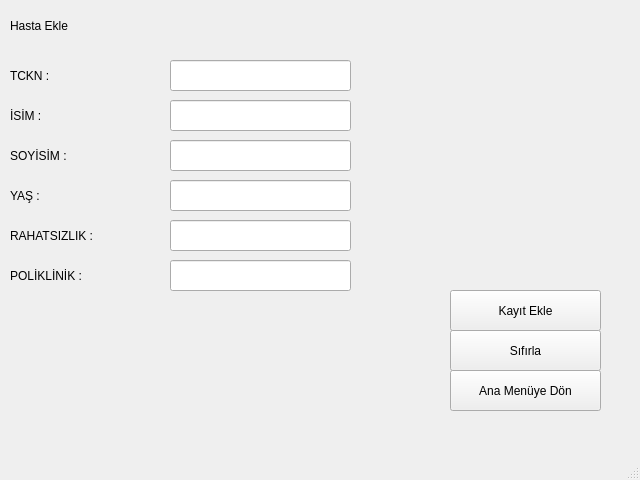
<?xml version="1.0" encoding="UTF-8"?>
<ui version="4.0">
 <class>KayitWindow</class>
 <widget class="QMainWindow" name="KayitWindow">
  <property name="geometry">
   <rect>
    <x>0</x>
    <y>0</y>
    <width>640</width>
    <height>480</height>
   </rect>
  </property>
  <property name="windowTitle">
   <string>MainWindow</string>
  </property>
  <widget class="QWidget" name="centralwidget">
   <widget class="QPushButton" name="kayit_BTN">
    <property name="geometry">
     <rect>
      <x>450</x>
      <y>290</y>
      <width>151</width>
      <height>41</height>
     </rect>
    </property>
    <property name="styleSheet">
     <string notr="true">font: 20pt &quot;.AppleSystemUIFont&quot;;</string>
    </property>
    <property name="text">
     <string>Kayıt Ekle</string>
    </property>
   </widget>
   <widget class="QPushButton" name="sifirla_BTN">
    <property name="geometry">
     <rect>
      <x>450</x>
      <y>330</y>
      <width>151</width>
      <height>41</height>
     </rect>
    </property>
    <property name="styleSheet">
     <string notr="true">font: 20pt &quot;.AppleSystemUIFont&quot;;</string>
    </property>
    <property name="text">
     <string>Sıfırla</string>
    </property>
   </widget>
   <widget class="QPushButton" name="anamenu_BTN">
    <property name="geometry">
     <rect>
      <x>450</x>
      <y>370</y>
      <width>151</width>
      <height>41</height>
     </rect>
    </property>
    <property name="styleSheet">
     <string notr="true">font: 16pt &quot;.AppleSystemUIFont&quot;;</string>
    </property>
    <property name="text">
     <string>Ana Menüye Dön</string>
    </property>
   </widget>
   <widget class="QLineEdit" name="tckn_Line">
    <property name="geometry">
     <rect>
      <x>170</x>
      <y>60</y>
      <width>181</width>
      <height>31</height>
     </rect>
    </property>
   </widget>
   <widget class="QLabel" name="label">
    <property name="geometry">
     <rect>
      <x>10</x>
      <y>10</y>
      <width>131</width>
      <height>31</height>
     </rect>
    </property>
    <property name="styleSheet">
     <string notr="true">font: 28pt &quot;.AppleSystemUIFont&quot;;</string>
    </property>
    <property name="text">
     <string>Hasta Ekle</string>
    </property>
   </widget>
   <widget class="QLabel" name="label_2">
    <property name="geometry">
     <rect>
      <x>10</x>
      <y>60</y>
      <width>101</width>
      <height>31</height>
     </rect>
    </property>
    <property name="styleSheet">
     <string notr="true">font: 22pt &quot;.AppleSystemUIFont&quot;;</string>
    </property>
    <property name="text">
     <string>TCKN :</string>
    </property>
   </widget>
   <widget class="QLabel" name="label_3">
    <property name="geometry">
     <rect>
      <x>10</x>
      <y>100</y>
      <width>101</width>
      <height>31</height>
     </rect>
    </property>
    <property name="styleSheet">
     <string notr="true">font: 22pt &quot;.AppleSystemUIFont&quot;;</string>
    </property>
    <property name="text">
     <string>İSİM :</string>
    </property>
   </widget>
   <widget class="QLineEdit" name="isim_Line">
    <property name="geometry">
     <rect>
      <x>170</x>
      <y>100</y>
      <width>181</width>
      <height>31</height>
     </rect>
    </property>
   </widget>
   <widget class="QLabel" name="label_4">
    <property name="geometry">
     <rect>
      <x>10</x>
      <y>140</y>
      <width>101</width>
      <height>31</height>
     </rect>
    </property>
    <property name="styleSheet">
     <string notr="true">font: 22pt &quot;.AppleSystemUIFont&quot;;</string>
    </property>
    <property name="text">
     <string>SOYİSİM :</string>
    </property>
   </widget>
   <widget class="QLineEdit" name="soyisim_Line">
    <property name="geometry">
     <rect>
      <x>170</x>
      <y>140</y>
      <width>181</width>
      <height>31</height>
     </rect>
    </property>
   </widget>
   <widget class="QLabel" name="label_5">
    <property name="geometry">
     <rect>
      <x>10</x>
      <y>180</y>
      <width>101</width>
      <height>31</height>
     </rect>
    </property>
    <property name="styleSheet">
     <string notr="true">font: 22pt &quot;.AppleSystemUIFont&quot;;</string>
    </property>
    <property name="text">
     <string>YAŞ :</string>
    </property>
   </widget>
   <widget class="QLineEdit" name="yas_Line">
    <property name="geometry">
     <rect>
      <x>170</x>
      <y>180</y>
      <width>181</width>
      <height>31</height>
     </rect>
    </property>
   </widget>
   <widget class="QLabel" name="label_6">
    <property name="geometry">
     <rect>
      <x>10</x>
      <y>220</y>
      <width>151</width>
      <height>31</height>
     </rect>
    </property>
    <property name="styleSheet">
     <string notr="true">font: 22pt &quot;.AppleSystemUIFont&quot;;</string>
    </property>
    <property name="text">
     <string>RAHATSIZLIK :</string>
    </property>
   </widget>
   <widget class="QLineEdit" name="rahatsizlik_Line">
    <property name="geometry">
     <rect>
      <x>170</x>
      <y>220</y>
      <width>181</width>
      <height>31</height>
     </rect>
    </property>
   </widget>
   <widget class="QLineEdit" name="polik_Line">
    <property name="geometry">
     <rect>
      <x>170</x>
      <y>260</y>
      <width>181</width>
      <height>31</height>
     </rect>
    </property>
   </widget>
   <widget class="QLabel" name="label_7">
    <property name="geometry">
     <rect>
      <x>10</x>
      <y>260</y>
      <width>151</width>
      <height>31</height>
     </rect>
    </property>
    <property name="styleSheet">
     <string notr="true">font: 22pt &quot;.AppleSystemUIFont&quot;;</string>
    </property>
    <property name="text">
     <string>POLİKLİNİK : </string>
    </property>
   </widget>
  </widget>
  <widget class="QMenuBar" name="menubar">
   <property name="geometry">
    <rect>
     <x>0</x>
     <y>0</y>
     <width>640</width>
     <height>24</height>
    </rect>
   </property>
  </widget>
  <widget class="QStatusBar" name="statusbar"/>
 </widget>
 <resources/>
 <connections/>
</ui>
